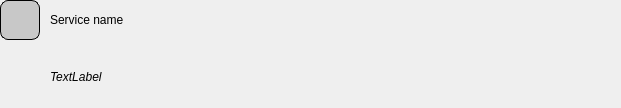
<?xml version="1.0" encoding="UTF-8"?>
<ui version="4.0">
 <class>ServiceFrame</class>
 <widget class="QFrame" name="ServiceFrame">
  <property name="geometry">
   <rect>
    <x>0</x>
    <y>0</y>
    <width>621</width>
    <height>108</height>
   </rect>
  </property>
  <property name="windowTitle">
   <string>Frame</string>
  </property>
  <property name="styleSheet">
   <string notr="true">


</string>
  </property>
  <property name="frameShape">
   <enum>QFrame::NoFrame</enum>
  </property>
  <property name="frameShadow">
   <enum>QFrame::Sunken</enum>
  </property>
  <layout class="QGridLayout" name="gridLayout">
   <property name="leftMargin">
    <number>0</number>
   </property>
   <property name="topMargin">
    <number>0</number>
   </property>
   <property name="rightMargin">
    <number>0</number>
   </property>
   <property name="bottomMargin">
    <number>0</number>
   </property>
   <property name="horizontalSpacing">
    <number>10</number>
   </property>
   <property name="verticalSpacing">
    <number>5</number>
   </property>
   <item row="0" column="1">
    <widget class="QLabel" name="nameLabel">
     <property name="text">
      <string>Service name</string>
     </property>
    </widget>
   </item>
   <item row="0" column="0">
    <widget class="QLabel" name="iconLabel">
     <property name="minimumSize">
      <size>
       <width>40</width>
       <height>40</height>
      </size>
     </property>
     <property name="maximumSize">
      <size>
       <width>40</width>
       <height>40</height>
      </size>
     </property>
     <property name="styleSheet">
      <string notr="true">background-color: rgb(200,200,200);
border-width: 1px;
border-style: solid;
border-radius: 8px;</string>
     </property>
     <property name="text">
      <string/>
     </property>
     <property name="alignment">
      <set>Qt::AlignCenter</set>
     </property>
    </widget>
   </item>
   <item row="1" column="1">
    <widget class="QLabel" name="stateLabel">
     <property name="font">
      <font>
       <pointsize>9</pointsize>
       <italic>true</italic>
      </font>
     </property>
     <property name="text">
      <string>TextLabel</string>
     </property>
    </widget>
   </item>
  </layout>
 </widget>
 <resources/>
 <connections/>
</ui>
